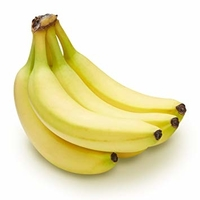
#> input picture banana1.jpg, 200 x 200 px
$ python ManualRec2.py   (older library calls are emulated)
#> lines starting #> are read from the running program, lines starting #| are printed output that depends on the picture
from __future__ import print_function
import binascii
import struct
from PIL import Image
import numpy as np
import scipy
import scipy.misc
import scipy.cluster

NUM_CLUSTERS = 5

print('reading image')
im = Image.open('banana1.jpg')
#> im is the input picture: PIL image 200x200 RGB; mean R, G, B 235, 228.4, 186.4
im = im.resize((150, 150))      # optional, to reduce time
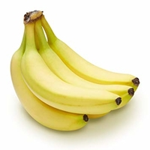
#> im: PIL image 150x150 RGB; mean R, G, B 235, 228.4, 186.5
ar = np.asarray(im)
shape = ar.shape
#> shape = (150, 150, 3)
#> (the run stopped early here; a loop or call above may not have finished)

$ run again, with banana3.jpg copied over banana1.jpg
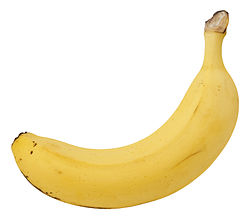
#> input picture banana3.jpg, 250 x 220 px
#> im is the input picture: PIL image 250x220 RGB; mean R, G, B 246, 235.3, 204
#> `im = im.resize((150, 150))`:
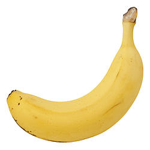
#> im: PIL image 150x150 RGB; mean R, G, B 246, 235.2, 203.9

$ run again, with banana4.jpg copied over banana1.jpg
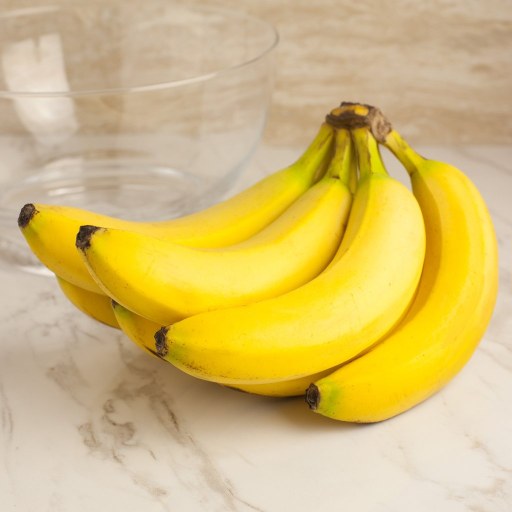
#> input picture banana4.jpg, 1024 x 1024 px (shown at 1/2 size)
#> im is the input picture: PIL image 1024x1024 RGB; mean R, G, B 213, 188.9, 119
#> `im = im.resize((150, 150))`:
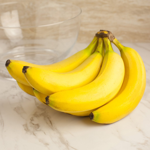
#> im: PIL image 150x150 RGB; mean R, G, B 213, 188.9, 119
